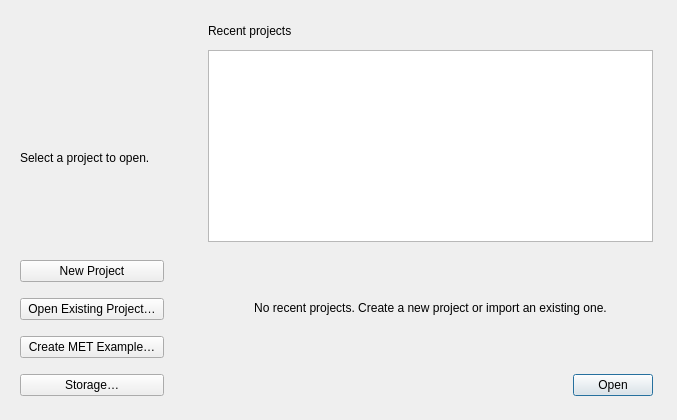
<?xml version="1.0" encoding="UTF-8"?>
<ui version="4.0">
 <class>dialog_project_chooser</class>
 <widget class="QDialog" name="dialog_project_chooser">
  <property name="geometry">
   <rect>
    <x>0</x>
    <y>0</y>
    <width>677</width>
    <height>420</height>
   </rect>
  </property>
  <property name="minimumSize">
   <size>
    <width>600</width>
    <height>420</height>
   </size>
  </property>
  <property name="windowTitle">
   <string>Open EIDORA Project</string>
  </property>
  <property name="modal">
   <bool>true</bool>
  </property>
  <property name="surfaceRole" stdset="0">
   <string>area</string>
  </property>
  <layout class="QHBoxLayout" name="layout_project_chooser_root">
   <property name="spacing">
    <number>0</number>
   </property>
   <property name="leftMargin">
    <number>0</number>
   </property>
   <property name="topMargin">
    <number>0</number>
   </property>
   <property name="rightMargin">
    <number>0</number>
   </property>
   <property name="bottomMargin">
    <number>0</number>
   </property>
   <item>
    <widget class="QWidget" name="panel_branding" native="true">
     <property name="minimumSize">
      <size>
       <width>184</width>
       <height>0</height>
      </size>
     </property>
     <property name="maximumSize">
      <size>
       <width>220</width>
       <height>16777215</height>
      </size>
     </property>
     <property name="surfaceRole" stdset="0">
      <string>panel</string>
     </property>
     <layout class="QVBoxLayout" name="layout_branding">
      <property name="spacing">
       <number>16</number>
      </property>
      <property name="leftMargin">
       <number>20</number>
      </property>
      <property name="topMargin">
       <number>24</number>
      </property>
      <property name="rightMargin">
       <number>20</number>
      </property>
      <property name="bottomMargin">
       <number>24</number>
      </property>
      <item alignment="Qt::AlignmentFlag::AlignHCenter">
       <widget class="QLabel" name="label_logo">
        <property name="minimumSize">
         <size>
          <width>68</width>
          <height>68</height>
         </size>
        </property>
        <property name="accessibleName">
         <string>EIDORA logo</string>
        </property>
        <property name="text">
         <string/>
        </property>
       </widget>
      </item>
      <item>
       <widget class="QLabel" name="label_wordmark">
        <property name="minimumSize">
         <size>
          <width>144</width>
          <height>27</height>
         </size>
        </property>
        <property name="accessibleName">
         <string>EIDORA</string>
        </property>
        <property name="text">
         <string/>
        </property>
       </widget>
      </item>
      <item>
       <widget class="QLabel" name="label_instruction">
        <property name="textRole" stdset="0">
         <string>primary</string>
        </property>
        <property name="text">
         <string>Select a project to open.</string>
        </property>
        <property name="wordWrap">
         <bool>true</bool>
        </property>
       </widget>
      </item>
      <item>
       <spacer name="spacer_branding_actions">
        <property name="orientation">
         <enum>Qt::Orientation::Vertical</enum>
        </property>
        <property name="sizeHint" stdset="0">
         <size>
          <width>20</width>
          <height>40</height>
         </size>
        </property>
       </spacer>
      </item>
      <item>
       <widget class="QPushButton" name="button_new_project">
        <property name="sizePolicy">
         <sizepolicy hsizetype="Expanding" vsizetype="Fixed">
          <horstretch>0</horstretch>
          <verstretch>0</verstretch>
         </sizepolicy>
        </property>
        <property name="text">
         <string>New Project</string>
        </property>
       </widget>
      </item>
      <item>
       <widget class="QPushButton" name="button_import_project">
        <property name="sizePolicy">
         <sizepolicy hsizetype="Expanding" vsizetype="Fixed">
          <horstretch>0</horstretch>
          <verstretch>0</verstretch>
         </sizepolicy>
        </property>
        <property name="text">
         <string>Open Existing Project…</string>
        </property>
       </widget>
      </item>
      <item><widget class="QPushButton" name="button_starter"><property name="text"><string>Create MET Example…</string></property></widget></item>
      <item><widget class="QPushButton" name="button_storage"><property name="text"><string>Storage…</string></property></widget></item>
     </layout>
    </widget>
   </item>
   <item>
    <widget class="QWidget" name="panel_projects" native="true">
     <property name="sizePolicy">
      <sizepolicy hsizetype="Expanding" vsizetype="Expanding">
       <horstretch>1</horstretch>
       <verstretch>0</verstretch>
      </sizepolicy>
     </property>
     <layout class="QVBoxLayout" name="layout_projects">
      <property name="spacing">
       <number>12</number>
      </property>
      <property name="leftMargin">
       <number>24</number>
      </property>
      <property name="topMargin">
       <number>24</number>
      </property>
      <property name="rightMargin">
       <number>24</number>
      </property>
      <property name="bottomMargin">
       <number>24</number>
      </property>
      <item>
       <widget class="QLabel" name="label_recent_projects">
        <property name="textRole" stdset="0">
         <string>primary</string>
        </property>
        <property name="text">
         <string>Recent projects</string>
        </property>
       </widget>
      </item>
      <item>
       <widget class="QListWidget" name="list_projects">
        <property name="textRole" stdset="0">
         <string>primary</string>
        </property>
        <property name="horizontalScrollBarPolicy">
         <enum>Qt::ScrollBarPolicy::ScrollBarAlwaysOff</enum>
        </property>
        <property name="alternatingRowColors">
         <bool>true</bool>
        </property>
        <property name="selectionMode">
         <enum>QAbstractItemView::SelectionMode::SingleSelection</enum>
        </property>
        <property name="uniformItemSizes">
         <bool>false</bool>
        </property>
       </widget>
      </item>
      <item>
       <widget class="QLabel" name="label_no_projects">
        <property name="textRole" stdset="0">
         <string>primary</string>
        </property>
        <property name="sizePolicy">
         <sizepolicy hsizetype="Preferred" vsizetype="Expanding">
          <horstretch>0</horstretch>
          <verstretch>1</verstretch>
         </sizepolicy>
        </property>
        <property name="text">
         <string>No recent projects. Create a new project or import an existing one.</string>
        </property>
        <property name="alignment">
         <set>Qt::AlignmentFlag::AlignCenter</set>
        </property>
        <property name="wordWrap">
         <bool>true</bool>
        </property>
       </widget>
      </item>
      <item>
       <layout class="QHBoxLayout" name="layout_project_actions">
        <item>
         <spacer name="spacer_project_actions">
          <property name="orientation">
           <enum>Qt::Orientation::Horizontal</enum>
          </property>
          <property name="sizeHint" stdset="0">
           <size>
            <width>40</width>
            <height>20</height>
           </size>
          </property>
         </spacer>
        </item>
        <item>
         <widget class="QPushButton" name="button_open_project">
          <property name="minimumSize">
           <size>
            <width>76</width>
            <height>0</height>
           </size>
          </property>
          <property name="text">
           <string>Open</string>
          </property>
          <property name="default">
           <bool>true</bool>
          </property>
         </widget>
        </item>
       </layout>
      </item>
     </layout>
    </widget>
   </item>
  </layout>
 </widget>
 <resources/>
 <connections/>
</ui>
